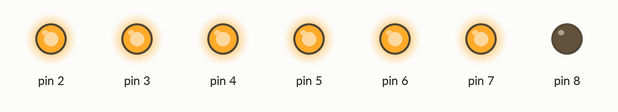
This sketch was run on a simulated Arduino Uno, built with avr-gcc and run on an emulated ATmega328P. Parts: output pins drawn as LEDs (lit = HIGH).

Above: at 0.15 s.
At 0.75 s:
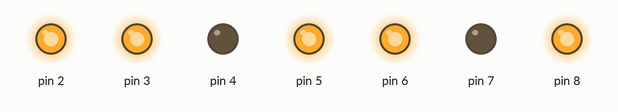
At 1.35 s:
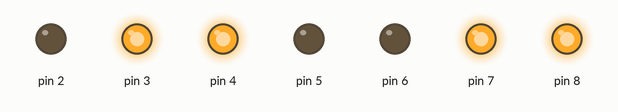
At 2.85 s:
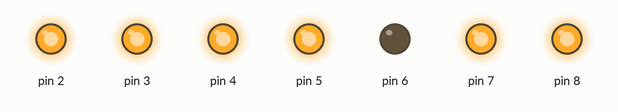
At 4.65 s:
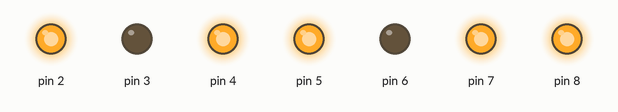
At 6.45 s:
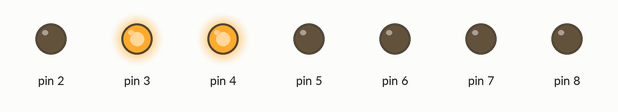
Timing chart, 0 to 6.9 s (numbered marks = the images above):
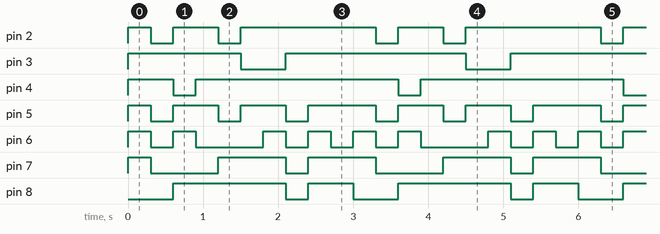

The sketch:

7_segment_display.ino
```cpp
void setup() {
  // put your setup code here, to run once:
  for (int pin = 2; pin <= 8; pin++) {
    pinMode(pin, OUTPUT);
    digitalWrite(pin, LOW);
  }
}

void loop() {
  // put your main code here, to run repeatedly:
  int n0[10][8] = {
    { 1, 1, 1, 1, 1, 1, 0 },
    { 0, 1, 1, 0, 0, 0, 0 },
    { 1, 1, 0, 1, 1, 0, 1 },
    { 1, 1, 1, 1, 0, 0, 1 },
    { 0, 1, 1, 0, 0, 1, 1 },
    { 1, 0, 1, 1, 0, 1, 1 },
    { 1, 0, 1, 1, 1, 1, 1 },
    { 1, 1, 1, 0, 0, 0, 0 },
    { 1, 1, 1, 1, 1, 1, 1 },
    { 1, 1, 1, 1, 0, 1, 1 }
  };
  for (int i = 0; i < 10; i++) {
    for (int pin = 2; pin <= 8; pin++) {
      digitalWrite(pin, n0[i][pin - 2]);
    }
    delay(300);
  }
}
```

Measured:
- by itself, pin 2: repeats every 3.0 s: LOW 0.30 s, HIGH 0.60 s, LOW 0.30 s, HIGH 1.8 s
- by itself, pin 3: repeats every 3.0 s: LOW 0.60 s, HIGH 2.4 s
- by itself, pin 4: repeats every 3.0 s: LOW 0.30 s, HIGH 2.7 s
- by itself, pin 5: repeats every 3.0 s: 2 × (LOW 0.30 s, HIGH 0.60 s), LOW 0.30 s, HIGH 0.90 s
- by itself, pin 6: repeats every 3.0 s: LOW 0.30 s, HIGH 0.30 s, LOW 0.90 s, 2 × (HIGH 0.30 s, LOW 0.30 s), HIGH 0.30 s
- by itself, pin 7: repeats every 3.0 s: LOW 0.90 s, HIGH 0.90 s, LOW 0.30 s, HIGH 0.90 s
- by itself, pin 8: repeats every 3.0 s: LOW 0.30 s, HIGH 0.60 s, LOW 0.60 s, HIGH 1.5 s
